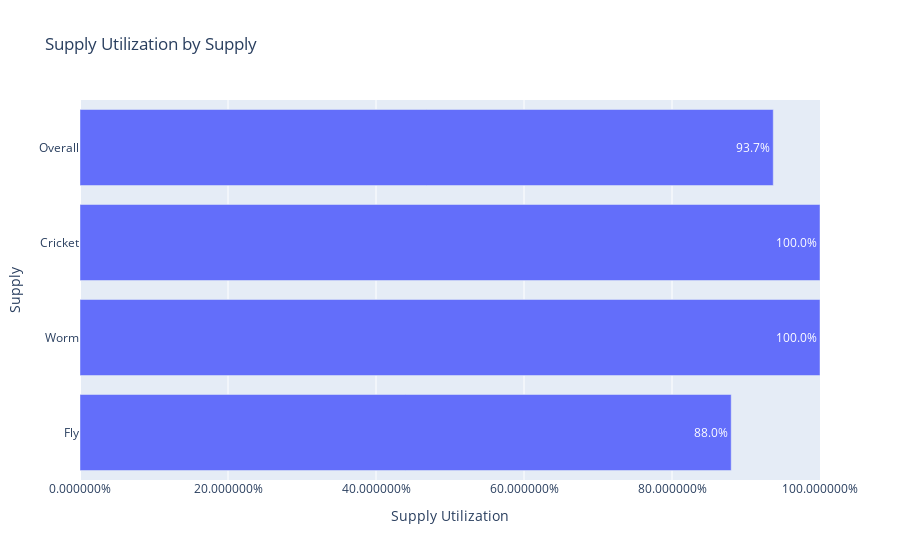

The cell this chart's notebook holds for it:
### Markdown cell above
By far, caecilians use up most of our supply. However, it also looks as if some of our supply goes unused. Which one is
 it?

### Code cell
ecosystem.plot_supply_utilization(by='supply');

### Figure 1 — Plotly figure (JSON) as saved in the notebook; plotly's stock layout.template omitted (floating-point values rounded to 4 significant figures)
{"data": [{"alignmentgroup": "True", "hovertemplate": "variable=0<br>Supply Utilization=%{x}<br>Supply=%{y}<br>text=%{text}<extra></extra>", "legendgroup": "0", "marker": {"color": "#636efa"}, "name": "0", "offsetgroup": "0", "orientation": "h", "showlegend": true, "text": ["88.0%", "100.0%", "100.0%", "93.7%"], "textposition": "auto", "type": "bar", "x": [0.88, 1.0, 1.0, 0.9368], "xaxis": "x", "y": ["Fly", "Worm", "Cricket", "Overall"], "yaxis": "y"}], "layout": {"barmode": "relative", "legend": {"title": {"text": "variable"}, "tracegroupgap": 0}, "showlegend": false, "title": {"text": "Supply Utilization by Supply"}, "xaxis": {"anchor": "y", "domain": [0.0, 1.0], "range": [0, 1], "tickformat": "%", "title": {"text": "Supply Utilization"}}, "yaxis": {"anchor": "x", "domain": [0.0, 1.0], "title": {"text": "Supply"}}}}
